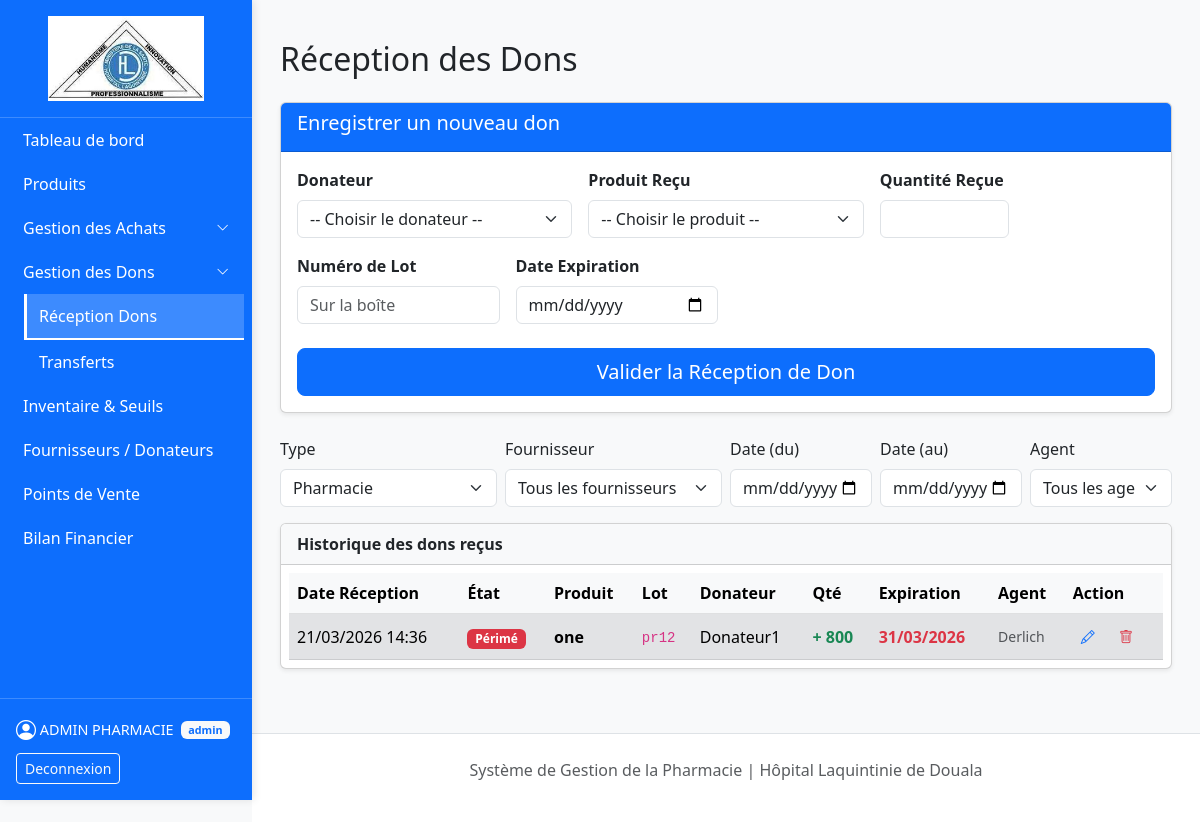
The app's page /pages/dons.php (signed in) with its own data.
### tables this page shows
CREATE TABLE `stocklot` (
  `id_lot` int(11) NOT NULL,
  `id_produit` int(11) NOT NULL,
  `id_cmd_det` int(11) DEFAULT NULL,
  `num_lot` varchar(100) NOT NULL,
  `date_expiration` date DEFAULT NULL,
  `quantite_actuelle` int(11) NOT NULL DEFAULT 0,
  `prix_achat_ttc` decimal(12,2) NOT NULL DEFAULT 0.00
);

CREATE TABLE `commande` (
  `id_commande` int(11) NOT NULL,
  `id_partenaire` int(11) NOT NULL,
  `id_user` int(11) NOT NULL,
  `date_commande` datetime NOT NULL DEFAULT current_timestamp(),
  `statut` enum('En attente','Reçue','Annulée') NOT NULL DEFAULT 'En attente'
);

CREATE TABLE `produit` (
  `id_produit` int(11) NOT NULL,
  `id_categorie` int(11) NOT NULL,
  `nom_medicament` varchar(150) NOT NULL,
  `type_produit` varchar(100) DEFAULT NULL,
  `seuil_alerte` int(11) NOT NULL DEFAULT 0,
  `prix_unitaire` decimal(12,2) NOT NULL DEFAULT 0.00,
  `marge_pourcentage` decimal(5,2) NOT NULL DEFAULT 20.00
);

CREATE TABLE `partenaire` (
  `id_partenaire` int(11) NOT NULL,
  `nom_entite` varchar(150) NOT NULL,
  `type` enum('Fournisseur','Don') NOT NULL,
  `contact_nom` varchar(150) DEFAULT NULL,
  `telephone` varchar(30) DEFAULT NULL,
  `email` varchar(255) DEFAULT NULL
);

CREATE TABLE `commandedetail` (
  `id_cmd_det` int(11) NOT NULL,
  `id_commande` int(11) NOT NULL,
  `id_produit` int(11) NOT NULL,
  `quantite_voulue` int(11) NOT NULL
);

CREATE TABLE `utilisateur` (
  `id_user` int(11) NOT NULL,
  `nom_complet` varchar(150) NOT NULL,
  `username` varchar(100) NOT NULL,
  `password` varchar(255) NOT NULL,
  `role` enum('admin','user') NOT NULL DEFAULT 'user',
  `email` varchar(255) DEFAULT NULL
);

### pages/dons.php (the view, shortened to what this page needs)
<?php
require_once '../config/db.php';
$isAdmin = ($_SESSION['role'] === 'admin');
$typeFilter = isset($_GET['type']) && in_array($_GET['type'], ['Pharmacie', 'Laboratoire']) ? $_GET['type'] : 'Pharmacie';
$typeProduit = ($typeFilter === 'Laboratoire') ? 'Laboratoire' : 'Medicament';
$dateFilterStart = $_GET['dateStart'] ?? '';
$dateFilterEnd = $_GET['dateEnd'] ?? '';
$sqlDons = "SELECT l.*, p.nom_medicament, p.type_produit,
                   part.nom_entite, u.nom_complet AS utilisateur,
                   cmd.date_commande AS date_enregistrement,
                   cd.quantite_voulue AS quantite_initiale
            FROM StockLot l
            JOIN Produit p ON l.id_produit = p.id_produit
            LEFT JOIN CommandeDetail cd ON l.id_cmd_det = cd.id_cmd_det
            LEFT JOIN Commande cmd ON cd.id_commande = cmd.id_commande
            LEFT JOIN Partenaire part ON cmd.id_partenaire = part.id_partenaire
            LEFT JOIN Utilisateur u ON cmd.id_user = u.id_user
            WHERE part.type = 'Don' AND p.type_produit = ?";
$params = [$typeProduit];
$sqlDons .= " ORDER BY l.id_lot DESC LIMIT 50";
$stmtDons = $pdo->prepare($sqlDons);
$stmtDons->execute($params);
$dons = $stmtDons->fetchAll();
include '../includes/sidebar.php';
?>
<div class="container-fluid mt-4">
    <h2 class="mb-4 text-dark">Réception des Dons</h2>
    <?php if ($isAdmin): ?>
        <div class="card shadow-sm mb-4">
            <div class="card-header bg-primary text-white">
                <h5>Enregistrer un nouveau don</h5>
            </div>
            <div class="card-body">
                <form method="POST" class="row g-3">
                    <div class="col-md-4">
                        <label class="form-label fw-bold">Donateur</label>
                        <select name="id_donateur" class="form-select" required>
                            <option value="">-- Choisir le donateur --</option>
                        </select>
                    </div>
                    <div class="col-md-4">
                        <label class="form-label fw-bold">Produit Reçu</label>
                        <select name="id_p" class="form-select" required>
                            <option value="">-- Choisir le produit --</option>
                        </select>
                    </div>
                    <div class="col-md-2">
                        <label class="form-label fw-bold">Quantité Reçue</label>
                        <input type="number" name="qte" class="form-control" min="1" required>
                    </div>
                    <div class="col-md-2">
                    </div>
                    <div class="col-md-3">
                        <label class="form-label fw-bold">Numéro de Lot</label>
                        <input type="text" name="num_lot" class="form-control" placeholder="Sur la boîte" required>
                    </div>
                    <div class="col-md-3">
                        <label class="form-label fw-bold">Date Expiration</label>
                        <input type="date" name="exp" class="form-control" required>
                    </div>
                    <div class="col-md-12 d-flex mt-4 align-items-end">
                        <button type="submit" name="btn_save_don" class="btn btn-primary w-100 btn-lg">Valider la Réception de Don</button>
                    </div>
                </form>
            </div>
        </div>
    <?php endif; ?>
    <form method="GET" id="searchForm" class="my-3" role="search">
        <div class="row g-2">
            <div class="col-md-3">
                <label class="form-label">Type</label>
                <select id="typeFilter" name="type" class="form-select">
                    <option value="Medicament" <?= $typeFilter === 'Medicament' ? 'selected' : '' ?>>Pharmacie</option>
                </select>
            </div>
            <div class="col-md-3">
                <label class="form-label">Fournisseur</label>
                <select id="fournisseurFilter" name="fournisseur" class="form-select">
                    <option value="">Tous les fournisseurs</option>
                </select>
            </div>
            <div class="col-md-2">
                <label class="form-label">Date (du)</label>
                <input type="date" id="dateFilterStart" name="dateStart" value="<?= htmlspecialchars($dateFilterStart) ?>" class="form-control">
            </div>
            <div class="col-md-2">
                <label class="form-label">Date (au)</label>
                <input type="date" id="dateFilterEnd" name="dateEnd" value="<?= htmlspecialchars($dateFilterEnd) ?>" class="form-control">
            </div>
            <div class="col-md-2">
                <label class="form-label">Agent</label>
                <select id="agentFilter" name="agent" class="form-select">
                    <option value="">Tous les agents</option>
                </select>
            </div>
        </div>
    </form>
    <div class="card shadow-sm">
        <div class="card-header bg-light"><strong>Historique des dons reçus</strong></div>
        <div class="table-responsive p-2">
            <table class="table table-hover align-middle mb-0">
                <thead class="table-light">
                    <tr>
                        <th>Date Réception</th>
                        <th>État</th>
                        <th>Produit</th>
                        <th>Lot</th>
                        <th>Donateur</th>
                        <th>Qté</th>
                        <th>Expiration</th>
                        <th>Agent</th>
                        <th>Action</th>
                    </tr>
                </thead>
                <tbody>
                    <?php if (empty($dons)): ?>
                        <tr>
                            <td colspan="8" class="text-center text-muted">Aucun don enregistré récemment.</td>
                        </tr>
                        <?php else: foreach ($dons as $e): ?>
                            <?php
                            $today = strtotime(date('Y-m-d'));
                            $exp_ts = strtotime($e['date_expiration']);
                            $isExpired = $exp_ts < $today;
                            $isCritical = !$isExpired && $exp_ts <= strtotime('+14 days', $today);
                            if ($isExpired) {
                                $statusBadge = '<span class="badge bg-danger">Périmé</span>';
                                $rowClass = 'table-secondary';
                            } elseif ($isCritical) {
                                $statusBadge = '<span class="badge bg-warning text-dark">Critique</span>';
                                $rowClass = '';
                            } else {
                                $statusBadge = '<span class="badge bg-success">Valide</span>';
                                $rowClass = '';
                            }
                            ?>
                            <tr class="<?= $rowClass ?>">
                                <td><?= date('d/m/Y H:i', strtotime($e['date_enregistrement'])) ?></td>
                                <td><?= $statusBadge ?></td>
                                <td class="fw-bold"><?= htmlspecialchars($e['nom_medicament']) ?></td>
                                <td><code><?= htmlspecialchars($e['num_lot']) ?></code></td>
                                <td><?= htmlspecialchars($e['nom_entite']) ?></td>
                                <td class="fw-bold text-success">+ <?= $e['quantite_initiale'] ?></td>
                                <td class="<?= $isExpired ? 'text-danger fw-bold' : '' ?>">
                                    <?= date('d/m/Y', strtotime($e['date_expiration'])) ?>
                                </td>
                                <td class="small text-muted"><?= htmlspecialchars($e['utilisateur']) ?></td>
                                <td class="text-nowrap">
                                    <?php if ($isAdmin): ?>
                                        <button class="btn btn-sm btn-outline-primary me-1 border-0"
                                            data-bs-toggle="modal"
                                            data-bs-target="#modalEditLot"
                                            data-id="<?= $e['id_lot'] ?>"
                                            data-num="<?= htmlspecialchars($e['num_lot']) ?>"
                                            data-exp="<?= $e['date_expiration'] ?>"
                                            data-qte="<?= $e['quantite_actuelle'] ?>"
                                            title="Modifier">
                                            <i class="bi bi-pencil"></i>
                                        </button>
                                        <form method="POST" class="d-inline" onsubmit="return confirm('Voulez-vous vraiment supprimer ce don ?');">
                                            <button type="submit" name="btn_delete_lot" class="btn btn-sm btn-outline-danger border-0">
                                                <i class="bi bi-trash"></i>
                                            </button>
                                        </form>
                                    <?php endif; ?>
                                </td>
                            </tr>
                    <?php endforeach;
                    endif; ?>
                </tbody>
            </table>
        </div>
    </div>
</div>
<?php include '../includes/footer.php'; ?>

### records on screen
stocklot: commande.date_commande "21/03/2026 14:36", shows "Périmé", id_produit.nom_medicament "one", num_lot "pr12", partenaire.nom_entite "Donateur1", id_cmd_det.quantite_voulue "800", date_expiration "31/03/2026", utilisateur.nom_complet "Derlich"

### other values on screen
$_SESSION['nom'] "ADMIN PHARMACIE"
$_SESSION['role'] "admin"
